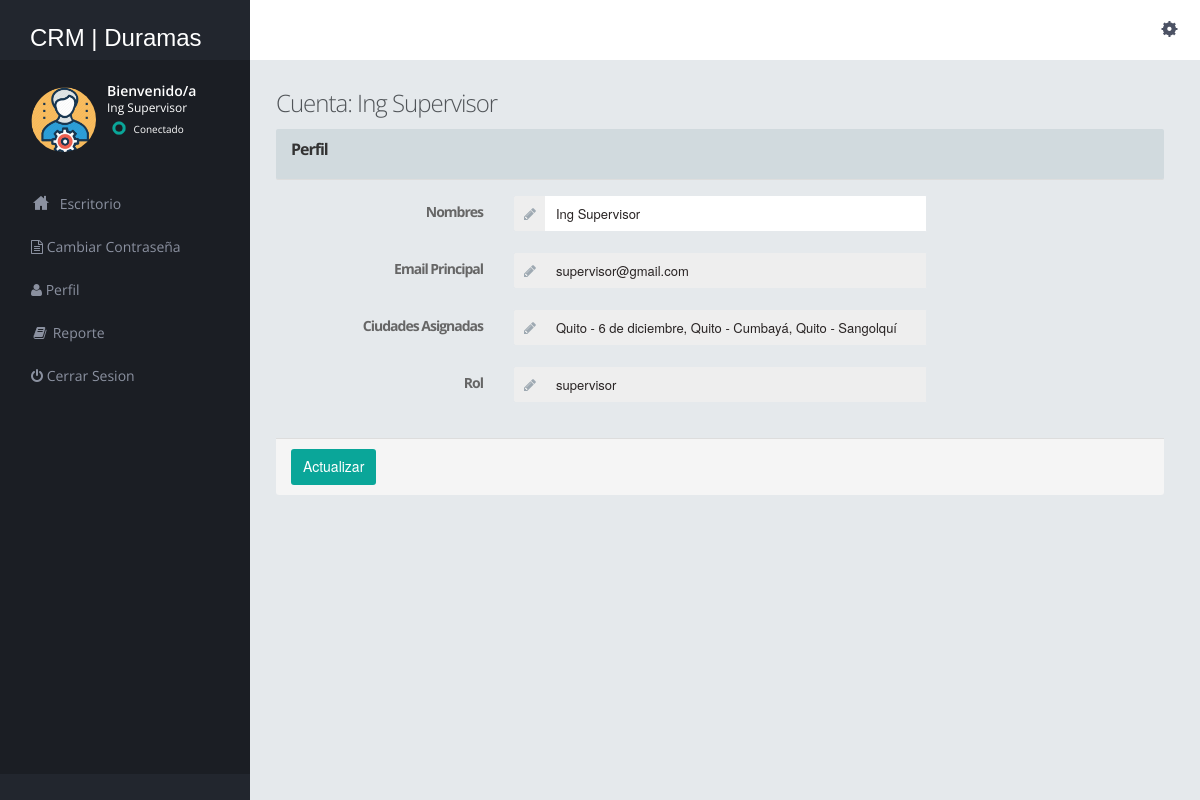
Page /supervisor/profile.php (signed in) on the committed database.
### tables this page shows
CREATE TABLE `supervisor` (
  `supervisor_id_gen` int(11) NOT NULL,
  `name` varchar(255) NOT NULL,
  `email` varchar(200) NOT NULL,
  `password` varchar(200) NOT NULL,
  `city_warehouse` varchar(250) NOT NULL,
  `rol` varchar(100) NOT NULL DEFAULT 'supervisor'
);

### supervisor/profile.php (the view, shortened to what this page needs)
<?php
include("dbconnection.php");
?>
<!DOCTYPE html>
<html>
<head>
    <link href="../assets/plugins/pace/pace-theme-flash.css" rel="stylesheet" type="text/css" media="screen" />
    <link href="../assets/plugins/boostrapv3/css/bootstrap.min.css" rel="stylesheet" type="text/css" />
    <link href="../assets/plugins/boostrapv3/css/bootstrap-theme.min.css" rel="stylesheet" type="text/css" />
    <link href="../assets/plugins/font-awesome/css/font-awesome.css" rel="stylesheet" type="text/css" />
    <link href="../assets/css/animate.min.css" rel="stylesheet" type="text/css" />
    <link href="../assets/plugins/jquery-scrollbar/jquery.scrollbar.css" rel="stylesheet" type="text/css" />
    <link href="../assets/css/style.css" rel="stylesheet" type="text/css" />
    <link href="../assets/css/responsive.css" rel="stylesheet" type="text/css" />
    <link href="../assets/css/custom-icon-set.css" rel="stylesheet" type="text/css" />
</head>
<body class="">
    <?php include("header.php");?>
    <div class="page-container row-fluid">
        <?php include("leftbar.php");?>
    </div>
    </div>
    <div class="footer-widget">
    </div>
    <div class="page-content">
        <div class="content">
            <div class="page-title">
                <h3>Cuenta: <?php echo $_SESSION['name_supervisor'];?></h3>
                <?php
$query=mysqli_query($con,"select * from supervisor where email='".$_SESSION['login']."'");
	 while($row=mysqli_fetch_array($query))
	 {
	  ?>
                <div class="row">
                    <div class="col-md-12">
                        <form class="form-horizontal" method="post">
                            <div class="panel panel-default">
                                <div class="panel-heading">
                                    <h3 class="panel-title"><strong>Perfil</h3>
                                </div>
                                <div class="panel-body">
                                    <div class="form-group">
                                        <label class="col-md-3 col-xs-12 control-label"><b>Nombres</b></label>
                                        <div class="col-md-6 col-xs-12">
                                            <div class="input-group">
                                                <span class="input-group-addon"><span
                                                        class="fa fa-pencil"></span></span>
                                                <input type="text" name="name" value="<?php echo $row['name'];?>"
                                                    class="form-control" />
                                            </div>
                                        </div>
                                    </div>
                                    <div class="form-group">
                                        <label class="col-md-3 col-xs-12 control-label"><b>Email Principal</b></label>
                                        <div class="col-md-6 col-xs-12">
                                            <div class="input-group">
                                                <span class="input-group-addon"><span
                                                        class="fa fa-pencil"></span></span>
                                                <input type="text" name="email" value="<?php echo $row['email'];?>"
                                                    disabled="disabled" class="form-control" />
                                            </div>
                                        </div>
                                    </div>
                                    <div class="form-group">
                                        <label class="col-md-3 col-xs-12 control-label"><b>Ciudades
                                                Asignadas</b></label>
                                        <div class="col-md-6 col-xs-12">
                                            <div class="input-group">
                                                <span class="input-group-addon"><span
                                                        class="fa fa-pencil"></span></span>
                                                <input type="text" name="email"
                                                    value="<?php echo $row['city_warehouse'];?>" disabled="disabled"
                                                    class="form-control" />
                                            </div>
                                        </div>
                                    </div>
                                    <div class="form-group">
                                        <label class="col-md-3 col-xs-12 control-label"><b>Rol</b></label>
                                        <div class="col-md-6 col-xs-12">
                                            <div class="input-group">
                                                <span class="input-group-addon"><span
                                                        class="fa fa-pencil"></span></span>
                                                <input type="text" name="email" value="<?php echo $row['rol'];?>"
                                                    disabled="disabled" class="form-control" />
                                            </div>
                                        </div>
                                    </div>
                                </div>
                                <?php } ?>
                                <div class="panel-footer">
                                    <input type="submit" value="Actualizar" name="update" class="btn btn-primary">
                                </div>
                            </div>
                        </form>
                    </div>
                </div>
            </div>
        </div>
    </div>
    </div>
</body>
</html>

### assets/css/responsive.css (style rules this page uses)
@media (min-width: 980px) { .page-content { margin-left: 250px; min-height: 100%; } }

### rows in the picture
supervisor: name "Ing Supervisor", email "supervisor@gmail.com", email "Quito - 6 de diciembre, Quito - Cumbayá, Quito - Sangolquí", email "supervisor"

### other values in the picture
$_SESSION['name_supervisor'] "Ing Supervisor"
